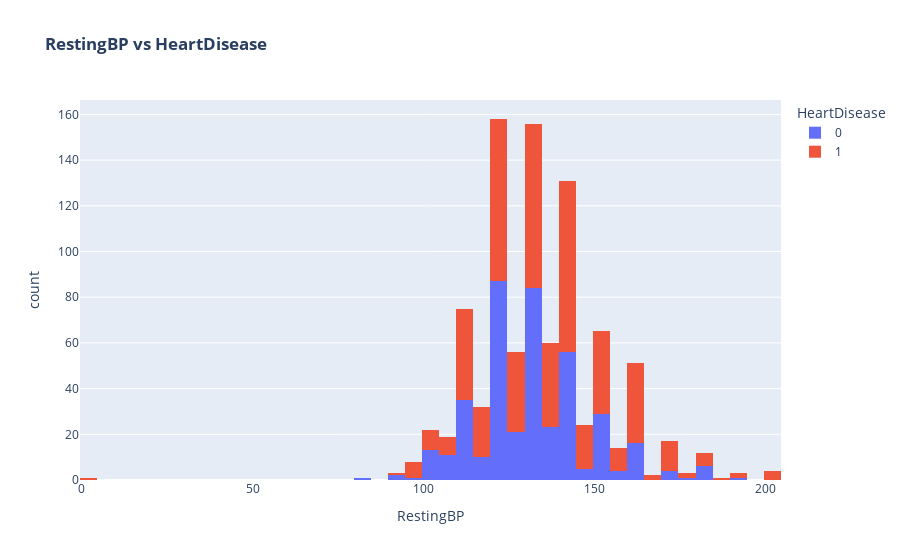

Notebook cell for this chart:
### Code cell
fig = px.histogram(df, 'RestingBP',             
                   color="HeartDisease",histfunc="count",
                   title="<b>RestingBP vs HeartDisease</b>")

fig.show()

### Figure 1 — Plotly figure (JSON) as saved in the notebook; plotly's stock layout.template omitted (floating-point values rounded to 4 significant figures; data arrays with more than 128 entries replaced by an {"elided": "..."} marker saying what was removed)
{"data": [{"alignmentgroup": "True", "bingroup": "x", "histfunc": "count", "hovertemplate": "HeartDisease=0<br>RestingBP=%{x}<br>count=%{y}<extra></extra>", "legendgroup": "0", "marker": {"color": "#636efa", "pattern": {"shape": ""}}, "name": "0", "offsetgroup": "0", "orientation": "v", "showlegend": true, "type": "histogram", "x": {"elided": "410 int values"}, "xaxis": "x", "yaxis": "y"}, {"alignmentgroup": "True", "bingroup": "x", "histfunc": "count", "hovertemplate": "HeartDisease=1<br>RestingBP=%{x}<br>count=%{y}<extra></extra>", "legendgroup": "1", "marker": {"color": "#EF553B", "pattern": {"shape": ""}}, "name": "1", "offsetgroup": "1", "orientation": "v", "showlegend": true, "type": "histogram", "x": {"elided": "508 int values"}, "xaxis": "x", "yaxis": "y"}], "layout": {"barmode": "relative", "legend": {"title": {"text": "HeartDisease"}, "tracegroupgap": 0}, "title": {"text": "<b>RestingBP vs HeartDisease</b>"}, "xaxis": {"anchor": "y", "domain": [0, 1], "title": {"text": "RestingBP"}}, "yaxis": {"anchor": "x", "domain": [0, 1], "title": {"text": "count"}}}}
